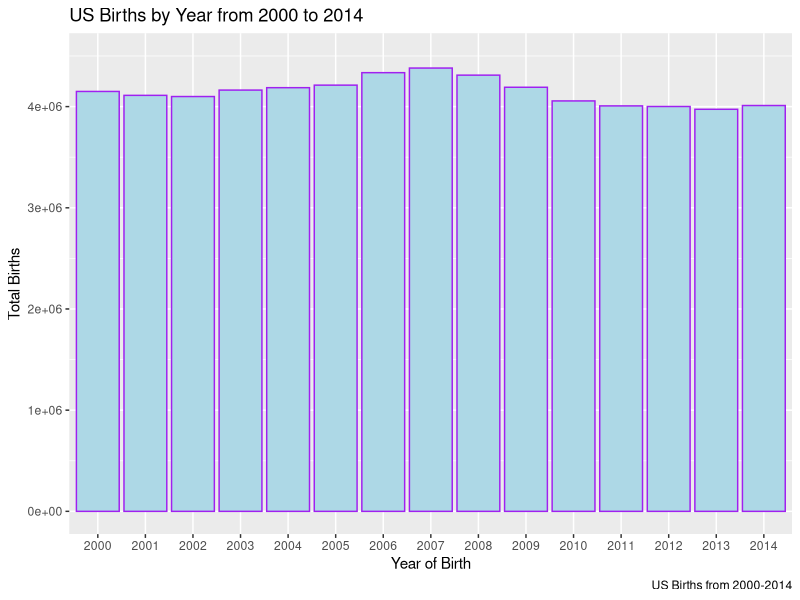
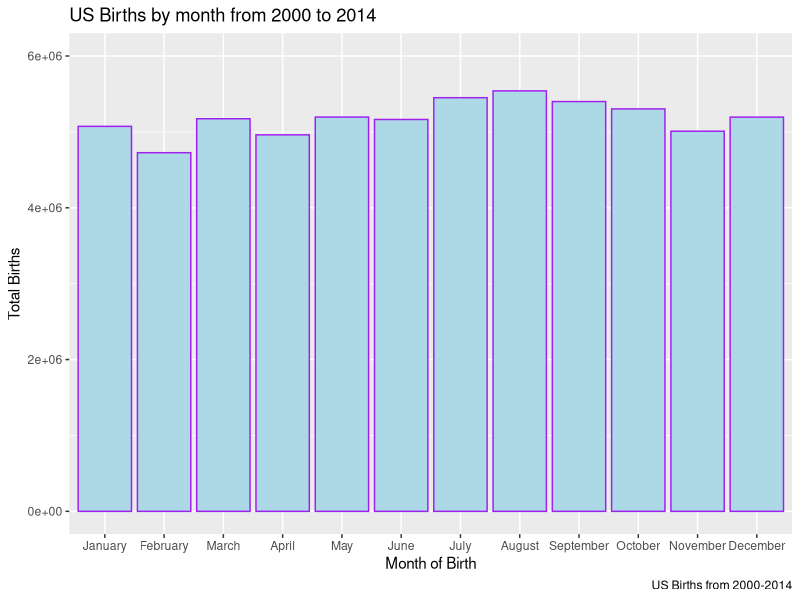
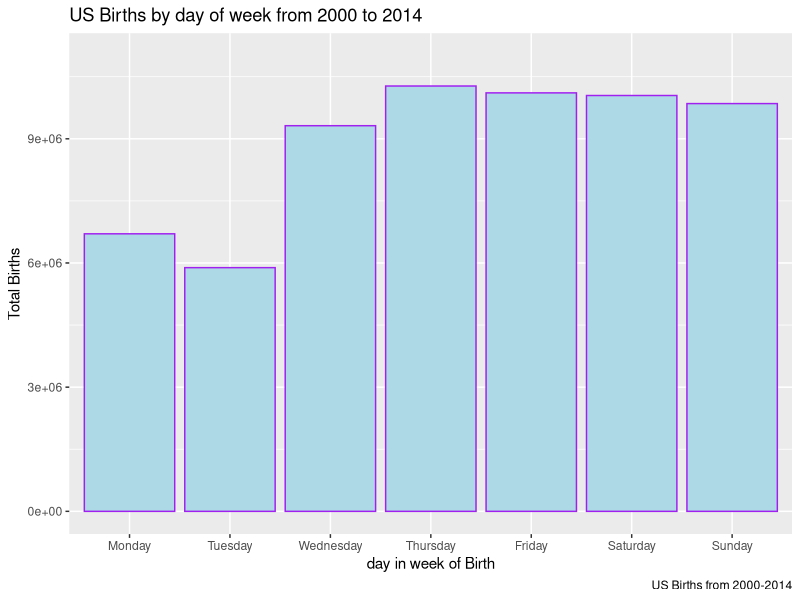
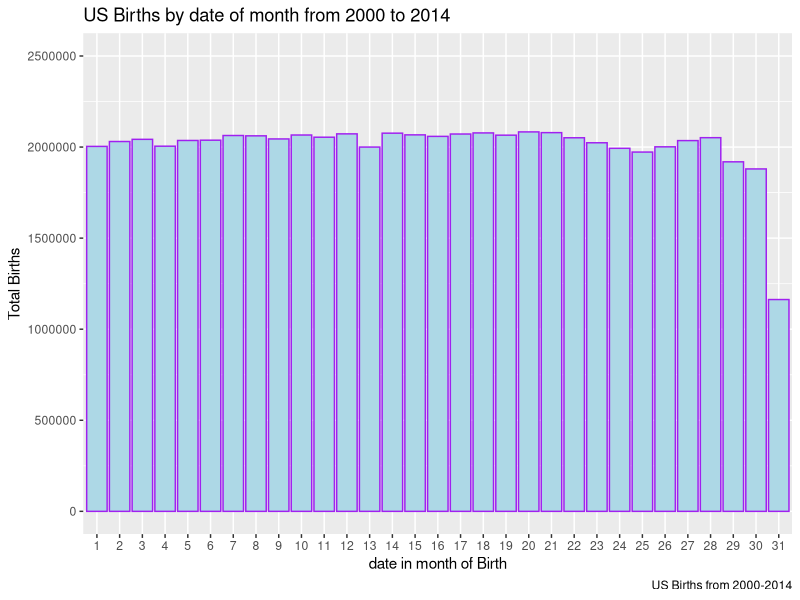
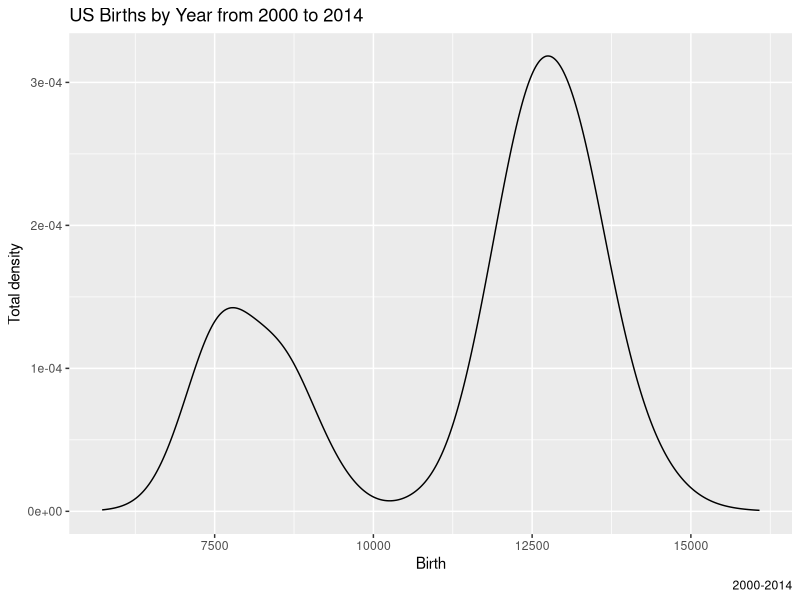
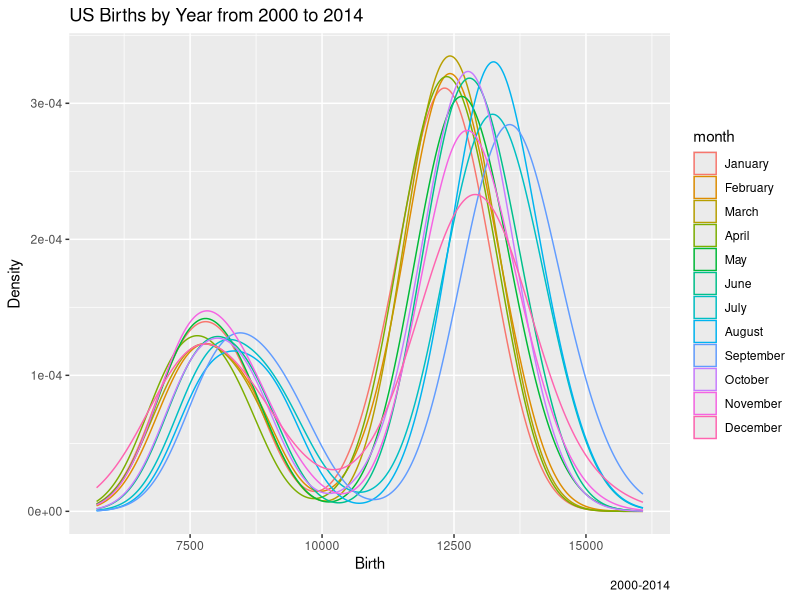
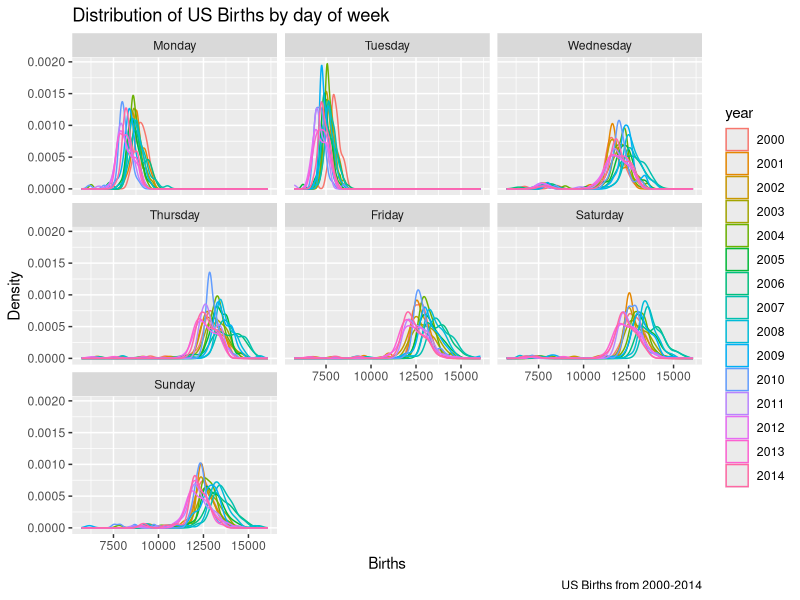
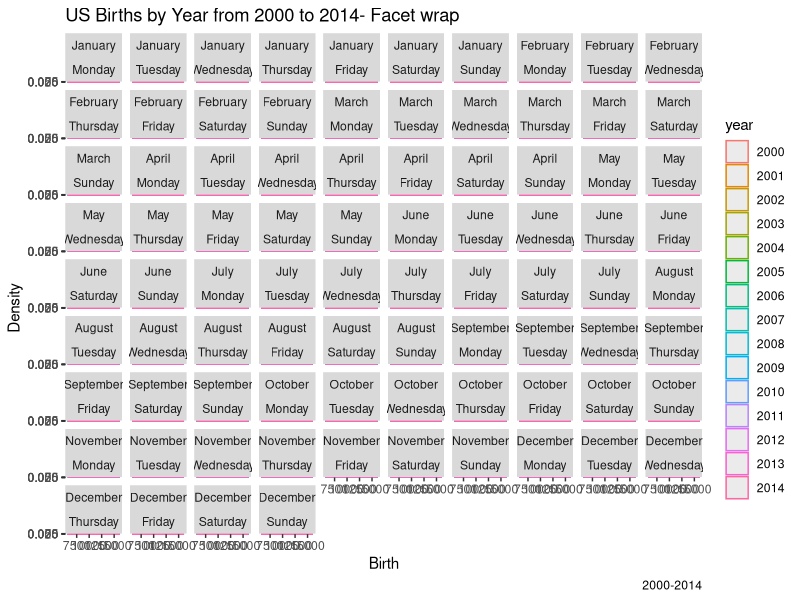

The R source for these figures, in order:
## ---- chunk 1
library(tidyverse)
## ---- chunk 2
birth_data<-read_csv("data/birth_data.csv")
str(birth_data)
## ---- chunk 3
birth_data <- birth_data %>%
  mutate(month=as_factor(month)) %>%
  mutate(year=as_factor(year)) %>%
  mutate(day_of_week=as_factor(day_of_week)) %>%
  mutate(date_of_month=as_factor(date_of_month))

str(birth_data)

## ---- chunk 4

levels(birth_data$day_of_week) <- c("Monday", "Tuesday", "Wednesday", "Thursday", "Friday", "Saturday", "Sunday")

levels(birth_data$month) <- c("January", "February", "March", "April", "May", "June", "July", "August", "September", "October", "November", "December")

birth_data
## ---- chunk 5
birth_data_by_year <- birth_data %>% 
  group_by(year) %>% 
  summarize(total_by_year = sum(births))

birth_data_by_year

## ---- chunk 6
#ggplot(data= birth_data_by_year,aes(x=year, y=total_by_year),color=purple)+geom_col()
ggplot(data= birth_data_by_year,aes(x=year, y=total_by_year))+
  geom_bar(stat="identity",fill="light blue",color="purple")+
  scale_y_continuous(limits = c(0, 4500000))+
  labs(title = "US Births by Year from 2000 to 2014",
       caption="US Births from 2000-2014")+
  xlab("Year of Birth") +
  ylab("Total Births")

## ---- chunk 7
birth_data_by_month <- birth_data %>% 
  group_by(month) %>% 
  summarize(total_by_month = sum(births))

birth_data_by_month
## ---- chunk 8

ggplot(data= birth_data_by_month,aes(x=month, y=total_by_month))+
  geom_bar(stat="identity",fill="light blue",color="purple")+
  scale_y_continuous(limits = c(0, 6000000))+
  labs(title = "US Births by month from 2000 to 2014",
       caption="US Births from 2000-2014")+
  xlab("Month of Birth") +
  ylab("Total Births")

## ---- chunk 9
birth_data_by_day <- birth_data %>% 
  group_by(day_of_week) %>% 
  summarize(total_by_day = sum(births))

birth_data_by_day

## ---- chunk 10
ggplot(data= birth_data_by_day,aes(x=day_of_week, y=total_by_day))+
  geom_bar(stat="identity",fill="light blue",color="purple")+
  scale_y_continuous(limits = c(0, 11000000))+
  labs(title = "US Births by day of week from 2000 to 2014",
       caption="US Births from 2000-2014")+
  xlab("day in week of Birth") +
  ylab("Total Births")
## ---- chunk 11
birth_data_by_date <- birth_data %>% 
  group_by(date_of_month) %>% 
  summarize(total_by_date = sum(births))

birth_data_by_date

## ---- chunk 12
ggplot(data= birth_data_by_date,aes(x=date_of_month, y=total_by_date))+
  geom_bar(stat="identity",fill="light blue",color="purple")+
  scale_y_continuous(limits = c(0, 2500000))+
  labs(title = "US Births by date of month from 2000 to 2014",
       caption="US Births from 2000-2014")+
  xlab("date in month of Birth") +
  ylab("Total Births")
## ---- chunk 13
ggplot(data=birth_data, aes(births)) + 
  geom_density()+
  labs(title = "US Births by Year from 2000 to 2014",
       caption=" 2000-2014")+
  xlab("Birth") +
  ylab("Total density")
## ---- chunk 14
ggplot(data=birth_data, aes(x=births,color=month)) + 
  geom_density()+
  labs(title = "US Births by Year from 2000 to 2014",
       caption=" 2000-2014")+
  xlab("Birth") +
  ylab("Density")

## ---- chunk 15
ggplot(data=birth_data, aes(births,color=year)) + 
  geom_density()+
  facet_wrap(~day_of_week)+
  labs(title = "Distribution of US Births by day of week ",
       caption="US Births from 2000-2014")+
  xlab("Births") +
  ylab("Density")
## ---- chunk 16
ggplot(data=birth_data, aes(births,color=year)) + 
  geom_density()+
  facet_wrap(month~day_of_week)+
  labs(title = "US Births by Year from 2000 to 2014- Facet wrap",
       caption=" 2000-2014")+
  xlab("Birth") +
  ylab("Density")
## ---- chunk 17
birth_data <- birth_data %>%
  mutate(is_weekend = if_else(day_of_week == "Sat" | day_of_week == "Sun","Yes","No"))
birth_data
## ---- chunk 18
birth_data_weekend <- birth_data %>% 
  group_by(is_weekend) %>% 
  summarize(mean = mean(births))

birth_data_weekend
## ---- chunk 19
birth_data_date <- birth_data %>% arrange(date)
birth_data_date
## ---- chunk 20
ggplot(birth_data,aes(x=date,y=births))+
  geom_line(color = "purple") + 
    scale_y_continuous()+
  labs(title = "US Births by Year from 2000 to 2014 - Timeseries Date by Birth",
       caption=" 2000-2014")+
  xlab("Date") +
  ylab("Birth")

## ---- chunk 21
birth_data_pie <- birth_data %>% 
  group_by(day_of_week) %>% 
  summarize(total_by_day = sum(births))

birth_data_pie
## ---- chunk 22
ggplot(birth_data_pie, aes(x = "", y = total_by_day, fill = day_of_week)) +
  geom_col() +
  coord_polar(theta = "y")+
  labs(title = "US Births by Year from 2000 to 2014 pie chart",
       caption=" 2000-2014")+
  xlab("pie distribution of births by day") +
  ylab("Density")
  
